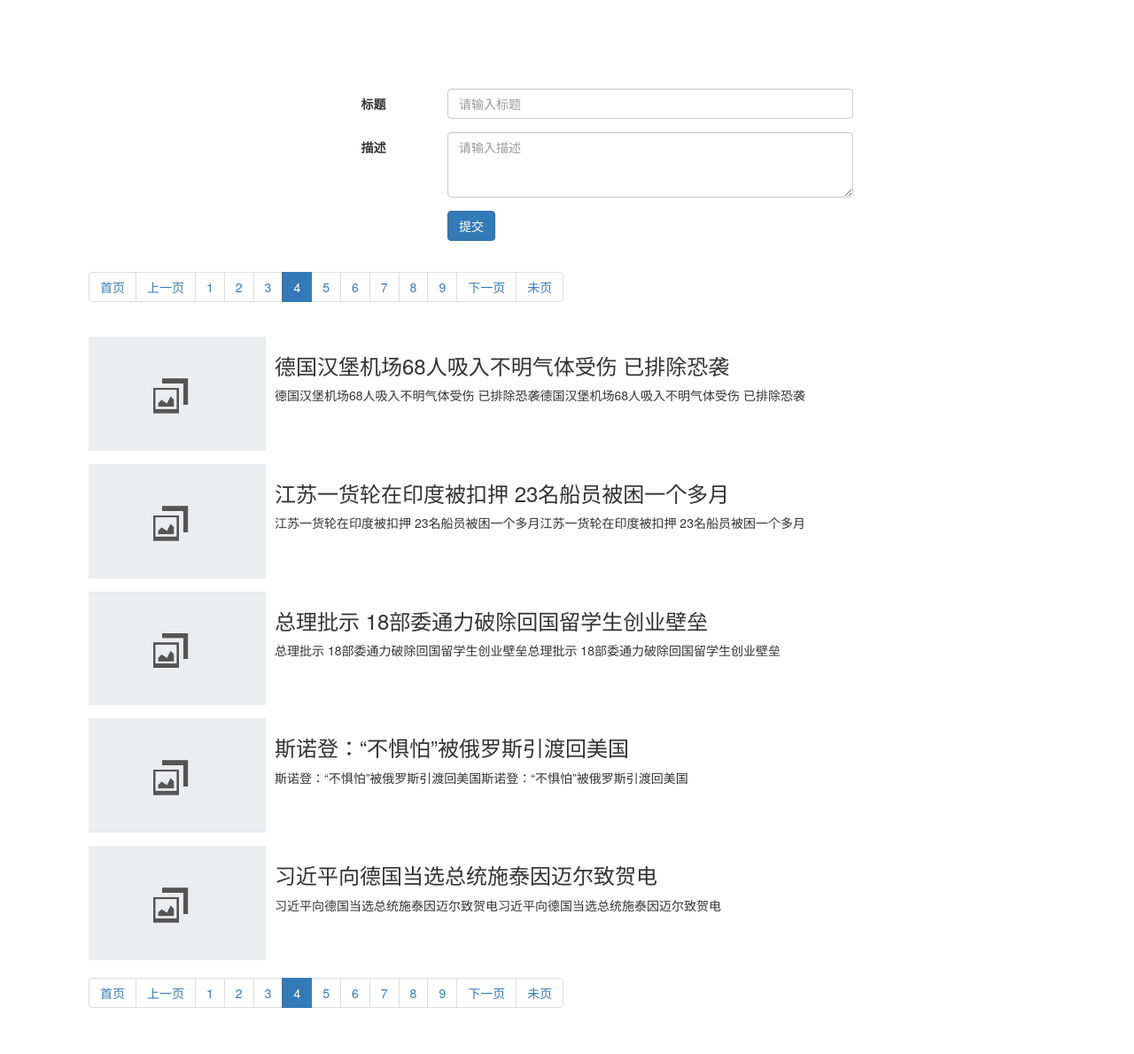
/?p=4, run on the app's committed database.
### tables this page shows
CREATE TABLE `message` (
  `message_id` int(10) unsigned NOT NULL AUTO_INCREMENT,
  `title` varchar(200) NOT NULL DEFAULT '',
  `content` text NOT NULL,
  `addtime` int(11) NOT NULL,
  `img` varchar(200) NOT NULL,
  `cat_id` int(11) NOT NULL,
  PRIMARY KEY (`message_id`)
);

### lib/Mysql.class.php (called while the page is built, shortened)
<?php
	class Mysql {
		private $dbHost;
		private $dbUser;
		private $dbPwd;
		private $dbName;
		public function __construct($h,$u,$p,$db) {
			$this->dbHost = $h;
			$this->dbUser = $u;
			$this->dbPwd = $p;
			$this->dbName = $db;
		}
		public function connect() {
			return mysql_connect($this->dbHost,$this->dbUser,$this->dbPwd,$this->dbName);
		}
		public function query($sql) {
			return mysql_query($sql);
		}
		public function getAll($sql) {
			$res = $this->query($sql);
			$list = array();
			while ($row = mysql_fetch_assoc($res)) {
				$list[] = $row;
			}
			return $list;
		}
		public function getCol($sql) {
			$res = $this->query($sql);
			$row = mysql_fetch_row($res);
			return $row[0];
		}
	}
	$mysql = new Mysql('localhost','root','root','php');
 ?>

### model/MsgModel.class.php (called while the page is built, shortened)
<?php
	class MsgModel {
		private $db;
		public function __construct($dbObj) {
			$this->db = $dbObj;
		}
		public function getMsgList($p,$pagesize) {
			$sql = "SELECT m.*,c.`cat_name`,c.`pid` FROM message AS m LEFT JOIN category AS c ON m.cat_id = c.cat_id ORDER BY m.message_id DESC limit " . ($p-1) * $pagesize . " , " . $pagesize;
			return $this->db->getAll($sql);
		}
	}
 ?>

### index.php (the view, shortened to what this page needs)
<!DOCTYPE html>
<html lang="en">
<head>
<link rel="stylesheet" href="https://cdn.bootcss.com/bootstrap/3.3.7/css/bootstrap.min.css">
</head>
<body>
	<?php
		require('./lib/Mysql.class.php');
		require('./model/MsgModel.class.php');
		require('./admin/lib.php');
		$MsgModel = new MsgModel($mysql);
	 ?>
	<div class="container">
		<div class="row">
			<div class="col-md-6 col-md-push-3">
				<form action="" method="POST" role="form" class="form-horizontal">
					<div class="form-group">
						<div class="col-md-2">
							<label for="title" class="control-label">标题</label>
						</div>
						<div class="col-md-10">
							<input type="text" name="title" class="form-control" placeholder="请输入标题">
						</div>
					</div>
					<div class="form-group">
						<div class="col-md-2">
							<label for="content" class="control-label">描述</label>
						</div>
						<div class="col-md-10">
							<textarea name="content" class="form-control" rows="3" placeholder="请输入描述"></textarea>
						</div>
					</div>
					<div class="form-group">
						<div class="col-md-10 col-md-offset-2">
							<button type="submit" class="btn btn-primary">提交</button>
						</div>
					</div>
				</form>
			</div>
		</div>
		<div class="row">
			<?php
				$total = $mysql->getCol("select count(*) as total from message");
				$pagesize = 5;
				$page = ceil($total / $pagesize);
				$p = isset($_GET['p']) ? intval($_GET['p']) : 1;
				$msgList = $MsgModel->getMsgList($p,$pagesize);
			?>
			<?php
				echo showpage($p,$page);
			 ?>
			<?php
				if (!empty($msgList)) {
					foreach ($msgList as $v) {
			?>
				<div class="media">
						<?php
							if (!empty($v["img"]) && file_exists("./upload/" . $v["img"])) {
						?>
							<a class="pull-left" href="detail.php?id=<?php echo $v["message_id"]?>"><img class="media-object" style="width:200px;height:150px;" src="upload/<?php echo $v['img']?>" alt=""></a>
						<?php
							} else {
						?>
							<a class="pull-left" href="detail.php?id=<?php echo $v["message_id"]?>"><img class="media-object" style="width:200px;" src="images/nopic.jpg" alt=""></a>
						<?php
							}
						 ?>
					<div class="media-body">
						<h3><?php echo $v['title'] ?></h3>
						<div class="cnt"><?php
						 echo mb_substr(strip_tags(htmlspecialchars_decode($v['content'])), 0,360,'utf-8')?></div>
					</div>
				</div>
			<?php
					}
				}
			 ?>
			<?php
				echo showpage($p,$page);
			 ?>
		</div>
	</div>
</body>
</html>

### index.php (style rules this page uses)
body { padding:100px; }

### data on the page
message: title "德国汉堡机场68人吸入不明气体受伤 已排除恐袭", content "德国汉堡机场68人吸入不明气体受伤 已排除恐袭德国汉堡机场68人吸入不明气体受伤 已排除恐袭"
message: title "江苏一货轮在印度被扣押 23名船员被困一个多月", content "江苏一货轮在印度被扣押 23名船员被困一个多月江苏一货轮在印度被扣押 23名船员被困一个多月"
message: title "总理批示 18部委通力破除回国留学生创业壁垒", content "总理批示 18部委通力破除回国留学生创业壁垒总理批示 18部委通力破除回国留学生创业壁垒"
message: title "斯诺登：“不惧怕”被俄罗斯引渡回美国", content "斯诺登：“不惧怕”被俄罗斯引渡回美国斯诺登：“不惧怕”被俄罗斯引渡回美国"
message: title "习近平向德国当选总统施泰因迈尔致贺电", content "习近平向德国当选总统施泰因迈尔致贺电习近平向德国当选总统施泰因迈尔致贺电"
